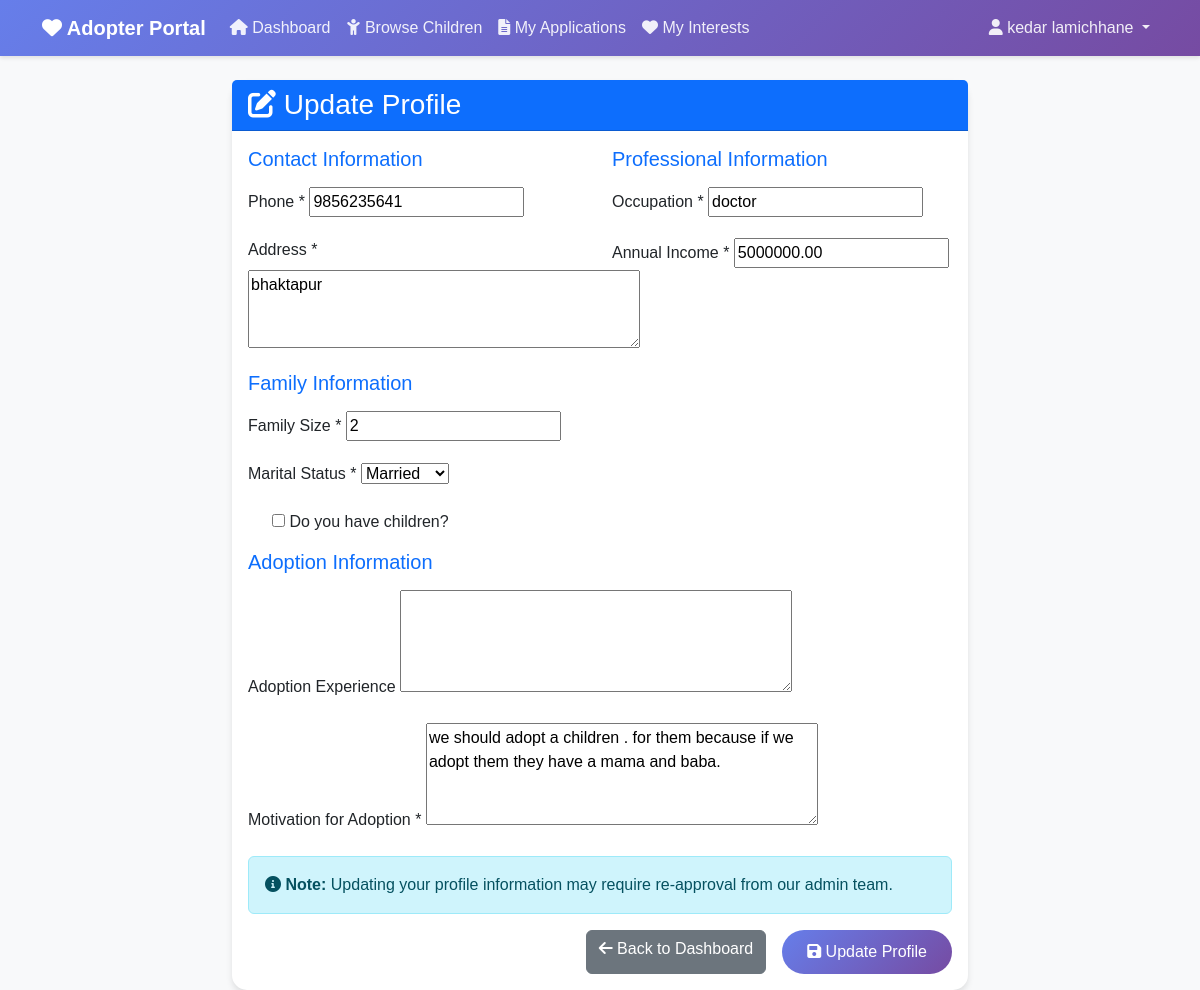
Screenshot of /adopter/update-profile/ (signed in) with the database file from the repository.
### orphanage/models.py (models this page shows, shortened)
class Adopter(models.Model):
    user = models.OneToOneField(User, on_delete=models.CASCADE, related_name='adopter_profile')
    phone = models.CharField(max_length=15, blank=True, null=True)
    address = models.TextField(blank=True, null=True)
    occupation = models.CharField(max_length=100, blank=True, null=True)
    annual_income = models.DecimalField(max_digits=12, decimal_places=2, blank=True, null=True)
    family_size = models.IntegerField(default=1)
    marital_status = models.CharField(
        max_length=20,
        choices=[
            ('Single', 'Single'),
            ('Married', 'Married'),
            ('Divorced', 'Divorced'),
            ('Widowed', 'Widowed')
        ],
        default='Single'
    )
    has_children = models.BooleanField(default=False)
    adoption_experience = models.TextField(blank=True, null=True)
    motivation = models.TextField(blank=True, null=True)
    is_approved = models.BooleanField(default=False)
    created_at = models.DateTimeField(auto_now_add=True)
    updated_at = models.DateTimeField(auto_now=True)

### orphanage/views/adopter_views.py (the view)
# urls.py: path('adopter/update-profile/', adopter_views.update_profile, name='update_profile'),
@login_required
def update_profile(request):
    try:
        adopter = request.user.adopter_profile
    except Adopter.DoesNotExist:
        messages.error(request, 'Adopter profile not found.')
        return redirect('orphanage:adopter_register')
    if request.method == 'POST':
        form = AdopterProfileUpdateForm(request.POST, instance=adopter)
        if form.is_valid():
            form.save()
            messages.success(request, 'Profile updated successfully!')
            return redirect('orphanage:adopter_dashboard')
    else:
        form = AdopterProfileUpdateForm(instance=adopter)
    context = {
        'form': form,
        'adopter': adopter,
    }
    return render(request, 'orphanage/adopter/update_profile.html', context)

### orphanage/forms/adopter_forms.py
class AdopterProfileUpdateForm(forms.ModelForm):
    class Meta:
        model = Adopter
        fields = [
            'phone', 'address', 'occupation', 'annual_income',
            'family_size', 'marital_status', 'has_children',
            'adoption_experience', 'motivation'
        ]
        widgets = {
            'address': forms.Textarea(attrs={'rows': 3}),
            'adoption_experience': forms.Textarea(attrs={'rows': 4}),
            'motivation': forms.Textarea(attrs={'rows': 4}),
        }

### orphanage/templates/orphanage/adopter/update_profile.html (shortened to what this page needs)
{% extends "orphanage/adopter/base.html" %}
{% block content %}
<div class="row justify-content-center">
    <div class="col-md-8">
        <div class="card">
            <div class="card-header bg-primary text-white">
                <h3 class="mb-0"><i class="fas fa-edit"></i> Update Profile</h3>
            </div>
            <div class="card-body">
                <form method="post">
                    <div class="row">
                        <div class="col-md-6">
                            <h5 class="text-primary mb-3">Contact Information</h5>
                            <div class="mb-3">
                                <label for="{{ form.phone.id_for_label }}" class="form-label">Phone *</label>
                                {{ form.phone }}
                            </div>
                            <div class="mb-3">
                                <label for="{{ form.address.id_for_label }}" class="form-label">Address *</label>
                                {{ form.address }}
                            </div>
                        </div>
                        <div class="col-md-6">
                            <h5 class="text-primary mb-3">Professional Information</h5>
                            <div class="mb-3">
                                <label for="{{ form.occupation.id_for_label }}" class="form-label">Occupation *</label>
                                {{ form.occupation }}
                            </div>
                            <div class="mb-3">
                                <label for="{{ form.annual_income.id_for_label }}" class="form-label">Annual Income *</label>
                                {{ form.annual_income }}
                            </div>
                        </div>
                    </div>
                    <div class="row">
                        <div class="col-md-6">
                            <h5 class="text-primary mb-3">Family Information</h5>
                            <div class="mb-3">
                                <label for="{{ form.family_size.id_for_label }}" class="form-label">Family Size *</label>
                                {{ form.family_size }}
                            </div>
                            <div class="mb-3">
                                <label for="{{ form.marital_status.id_for_label }}" class="form-label">Marital Status *</label>
                                {{ form.marital_status }}
                            </div>
                            <div class="mb-3 form-check">
                                {{ form.has_children }}
                                <label class="form-check-label" for="{{ form.has_children.id_for_label }}">
                                    Do you have children?
                                </label>
                            </div>
                        </div>
                    </div>
                    <div class="row">
                        <div class="col-12">
                            <h5 class="text-primary mb-3">Adoption Information</h5>
                            <div class="mb-3">
                                <label for="{{ form.adoption_experience.id_for_label }}" class="form-label">Adoption Experience</label>
                                {{ form.adoption_experience }}
                            </div>
                            <div class="mb-3">
                                <label for="{{ form.motivation.id_for_label }}" class="form-label">Motivation for Adoption *</label>
                                {{ form.motivation }}
                            </div>
                        </div>
                    </div>
                    <div class="alert alert-info">
                        <i class="fas fa-info-circle"></i>
                        <strong>Note:</strong> Updating your profile information may require re-approval from our admin team.
                    </div>
                    <div class="d-grid gap-2 d-md-flex justify-content-md-end">
                        <a href="{% url 'orphanage:adopter_dashboard' %}" class="btn btn-secondary me-md-2">
                            <i class="fas fa-arrow-left"></i> Back to Dashboard
                        </a>
                        <button type="submit" class="btn btn-primary">
                            <i class="fas fa-save"></i> Update Profile
                        </button>
                    </div>
                </form>
            </div>
        </div>
    </div>
</div>
{% endblock %}

### orphanage/templates/orphanage/adopter/base.html (shortened to what this page needs)
{% load static %}
<!DOCTYPE html>
<html lang="en">
<head>
    <link href="https://cdn.jsdelivr.net/npm/bootstrap@5.3.3/dist/css/bootstrap.min.css" rel="stylesheet">
    <link href="https://cdnjs.cloudflare.com/ajax/libs/font-awesome/6.0.0/css/all.min.css" rel="stylesheet">
</head>
<body>
    <nav class="navbar navbar-expand-lg navbar-dark">
        <div class="container">
            <a class="navbar-brand" href="{% url 'orphanage:adopter_dashboard' %}">
                <i class="fas fa-heart"></i> Adopter Portal
            </a>
            <div class="collapse navbar-collapse" id="navbarNav">
                <ul class="navbar-nav me-auto">
                    <li class="nav-item">
                        <a class="nav-link" href="{% url 'orphanage:adopter_dashboard' %}">
                            <i class="fas fa-home"></i> Dashboard
                        </a>
                    </li>
                    <li class="nav-item">
                        <a class="nav-link" href="{% url 'orphanage:browse_children' %}">
                            <i class="fas fa-child"></i> Browse Children
                        </a>
                    </li>
                    <li class="nav-item">
                        <a class="nav-link" href="{% url 'orphanage:my_applications' %}">
                            <i class="fas fa-file-alt"></i> My Applications
                        </a>
                    </li>
                    <li class="nav-item">
                        <a class="nav-link" href="{% url 'orphanage:my_interests' %}">
                            <i class="fas fa-heart"></i> My Interests
                        </a>
                    </li>
                </ul>
                <ul class="navbar-nav">
                    <li class="nav-item dropdown">
                        <a class="nav-link dropdown-toggle" href="#" id="navbarDropdown" role="button" data-bs-toggle="dropdown">
                            <i class="fas fa-user"></i> {{ user.get_full_name|default:user.username }}
                        </a>
                    </li>
                </ul>
            </div>
        </div>
    </nav>
    <div class="container mt-4">
        {% block content %}
        {% endblock %}
    </div>
</body>
</html>

### orphanage/templates/orphanage/adopter/base.html (style rules this page uses)
body { font-family: 'Arial', sans-serif; background-color: #f8f9fa; }
.navbar { background: linear-gradient(135deg, #667eea 0%, #764ba2 100%); box-shadow: 0 2px 4px rgba(0,0,0,0.1); }
.navbar-brand { font-weight: bold; color: white !important; }
.navbar-nav .nav-link { color: rgba(255,255,255,0.9) !important; font-weight: 500; transition: color 0.3s; }
.card { border: none; border-radius: 15px; box-shadow: 0 4px 6px rgba(0,0,0,0.1); transition: transform 0.3s, box-shadow 0.3s; }
.btn-primary { background: linear-gradient(135deg, #667eea 0%, #764ba2 100%); border: none; border-radius: 25px; padding: 10px 25px; font-weight: 500; }

### rows the page displays
Adopter: phone "9856235641", address "bhaktapur", occupation "doctor", annual_income "5000000.00", family_size "2", marital_status "Married", motivation "we should adopt a children . for them because if we adopt them they have a mama and baba."

### other values shown
{{ user.get_full_name|default:user.username }} "kedar lamichhane"
